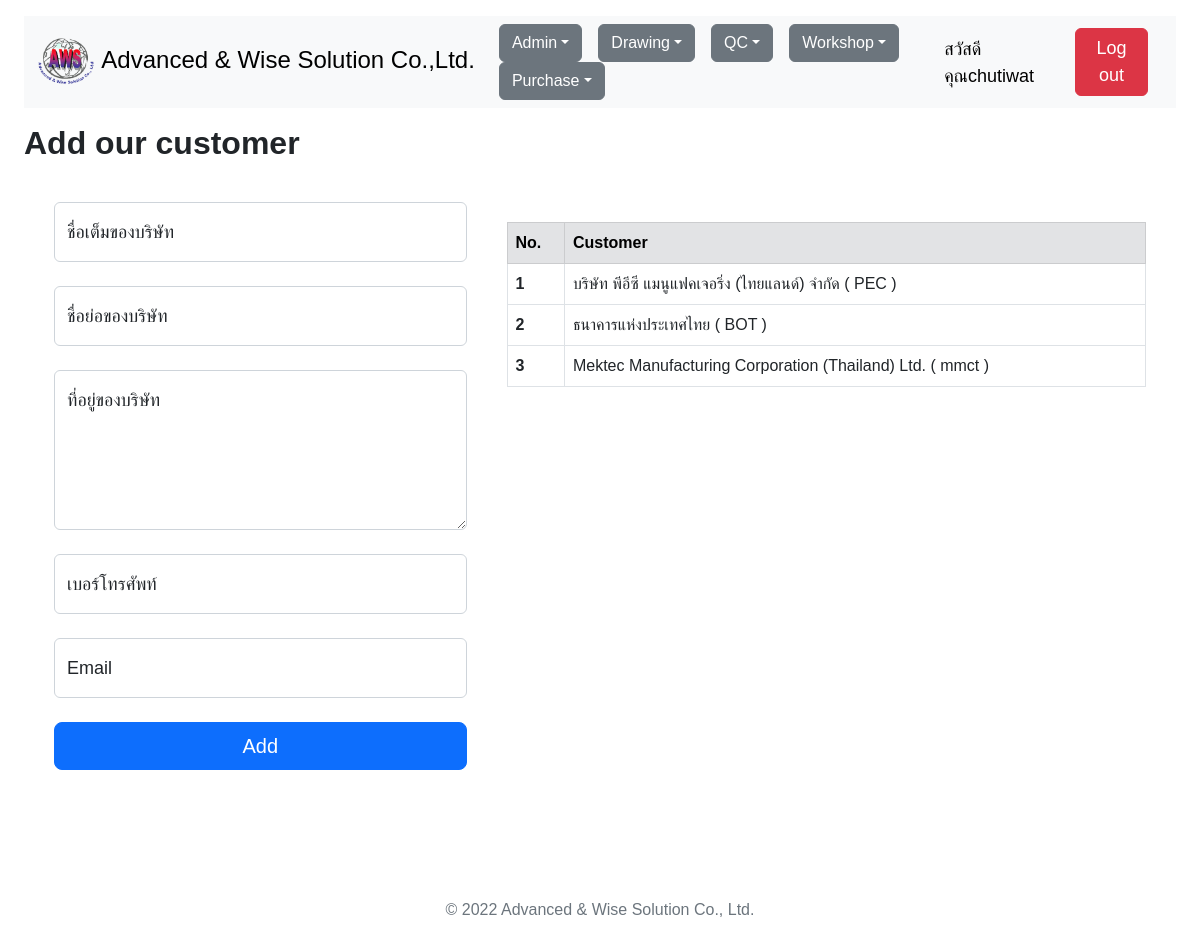
The app's page /aws-system-intranet/purchase-add-customer/ (signed in) with its own data.
### customer_section/models.py (models this page shows, shortened)
class Customers(models.Model):
    full_name = models.CharField(max_length=100)
    initial_name = models.CharField(max_length=10, null=True, blank=True)
    address = models.TextField(null=True, blank=True)
    telephone = models.CharField(max_length=20, null=True, blank=True)
    email = models.EmailField(max_length=250, null=True, blank=True)

### purchase_section/views.py (the view)
# urls.py: path('purchase-add-customer/', AddCustomer, name='purchase-add-customer'),
@login_required
def AddCustomer(request): #Ajax
    context = {}
    login_user_position_list = []
    login_user = request.user
    login_profile_id = EmployeeProfile.objects.get(user=login_user)
    login_position_id = ProfilePosition.objects.filter(profile_id = login_profile_id)
    all_position = CompanyPosition.objects.all()
    all_customer = Customers.objects.all()
    all_employee = User.objects.all()
    all_profile_position = ProfilePosition.objects.all().order_by('profile_id')
    context['all_position'] = all_position
    context['all_customer'] = all_customer
    context['all_employee'] = all_employee
    context['all_profile_position'] = all_profile_position
    admin_status = False
    for position_id in login_position_id:
        login_user_position = CompanyPosition.objects.get(position_name=position_id.position_id.position_name)
        login_user_position_list = np.append(login_user_position_list,login_user_position.position_name)
        if login_user_position.position_name =='purchasing' :
            	purchasing_status = True
    if len(login_user_position_list) != 0:
        context['position_list'] = login_user_position_list
        context['position_status'] = True
    else:
        context['position_status'] = False
    if 	purchasing_status:
        if request.method == "POST":
            data = request.POST.copy()
            if str(data.get('add_customer')) == '':
                customer_full_name = data.get('new_customer_full_name')
                customer_initial_name = data.get('new_customer_initial_name')
                customer_address = data.get('new_customer_address')
                customer_tel = data.get('new_customer_tel')
                customer_email = data.get('new_customer_email')
                check_customer_1 = Customers.objects.filter(full_name = customer_full_name)
                check_customer_2 = Customers.objects.filter(initial_name = customer_initial_name)
                if len(check_customer_1) == 0 and len(check_customer_2) == 0 and len(customer_full_name) != 0 and len(customer_initial_name) != 0 :
                    customer = Customers()
                    customer.full_name = customer_full_name
                    customer.initial_name = customer_initial_name
                    customer.address = customer_address
                    customer.telephone = customer_tel
                    customer.email = customer_email
                    customer.save()
                else:
                    context['add_customer_warning_msg'] = 'Invalid customer detail'
                return JsonResponse(context)
        else:
            return render(request, 'purchase_section/purchase_add_customer.html', context)
    else:
        return redirect('/')

### purchase_section/template/purchase_section/purchase_add_customer.html (shortened to what this page needs)
{% extends 'purchase_section/purchase-base.html' %}
{% block main-content %}
  <main class="form-group w-60 m-auto">
    <h1 class="h2 mb-3 fw-bold">Add our customer</h1>
    <br>
    <div class="grid-container-add-customer">
            <div style="padding-right: 20px; padding-left: 20px;" width="60vw">
                <form method="POST" novalidate>
                    <div class="form-floating">
                        <input type="text" class="form-control" id="new_customer_full_name" name="new_customer_full_name" placeholder="ชื่อเต็มของบริษัท" style="height: 60px;" required>
                        <label for="new_customer_full_name" style="font-size:18px;">ชื่อเต็มของบริษัท</label>
                    </div>
                    <br>
                    <div class="form-floating">
                        <input type="text" class="form-control" id="new_customer_initial_name" name="new_customer_initial_name" placeholder="ชื่อย่อของบริษัท" style="height: 60px;" required>
                        <label for="new_customer_initial_name" style="font-size:18px;">ชื่อย่อของบริษัท</label>
                    </div>
                    <br>
                    <div class="form-floating">
                        <textarea type="text" class="form-control" id="new_customer_address" name="new_customer_address" placeholder="ที่อยู่ของบริษัท" style="height: 20vh; font-size:18px;"></textarea>
                        <label for="new_customer_address" style="font-size:18px;">ที่อยู่ของบริษัท</label>
                    </div>
                    <br>
                    <div class="form-floating">
                        <input type="text" class="form-control" id="new_customer_tel" name="new_customer_tel" placeholder="เบอร์โทรศัพท์" style="height: 60px;">
                        <label for="new_customer_tel" style="font-size:18px;">เบอร์โทรศัพท์</label>
                    </div>
                    <br>
                    <div class="form-floating">
                        <input type="text" class="form-control" id="new_customer_email" name="new_customer_email" placeholder="Email" style="height: 60px;">
                        <label for="new_customer_email" style="font-size:18px;">Email</label>
                    </div>
                    <br>
                    <button class="w-100 btn btn-lg btn-primary" type="submit" name="add_customer">Add</button>
                </form>
            </div>
            <div style="padding: 20px;" width="60%">
                <table class="table table-bordered">
                    <thead class="table-secondary">
                        <tr>
                            <th scope="col">No.</th>
                            <th scope="col">Customer</th>
                        </tr>
                    </thead>
                    <tbody>
                        {% for customer in all_customer %}
                            <tr>
                                <th scope="row">{{ forloop.counter }}</th>
                                <td>{{ customer.full_name }}&nbsp;( {{customer.initial_name}} )</td>
                            </tr>
                        {% endfor %}
                    </tbody>
                </table>
            </div>
    </div>
  </main>
{% endblock main-content %}

### purchase_section/template/purchase_section/purchase-base.html (shortened to what this page needs)
{% load static %}
<!doctype html>
<html lang="en">
  <head>
    <link rel="stylesheet" href="{% static 'css/bootstrap.min.css' %}" >
    <link href="{% static 'css/MyCss.css' %}" rel="stylesheet" type="text/css">
  </head>
  <body onload="OnLoadDesign();">
    <div class="container-fluid py-3">
      <div class="container-fluid">
        <header>
          <nav class="navbar navbar-expand-lg navbar-light bg-light navbar-default">
            <div class="container-fluid">
              <div class="navbar-header">
                <a href="/" class="navbar-brand">
                  <span style="font-size:x-large; color:black;">
                  <img src="{% static 'img/AWS logo.png' %}" style="width:60px;" class="rounded-pill">
                  Advanced & Wise Solution Co.,Ltd.</span>
                </a>
              </div>
              <div class="collapse navbar-collapse" id="collapsibleNavbar">
                  <ul class="nav navbar-nav navbar-left">
                    {% if user.is_authenticated %}
                      {% if position_status == True %}
                        {% for position in position_list %}
                          {% if position == 'technician' %}
                            <li class="nav-item">
                              <div class="dropdown px-2">
                                <button class="btn btn-secondary dropdown-toggle" type="button" id="workshopDropdown" data-bs-toggle="dropdown" aria-expanded="false" >Workshop</button>
                              </div>
                            </li>
                          {% endif %}
                          {% if position == 'quality control' %}
                            <li class="nav-item">
                              <div class="dropdown px-2">
                                <button class="btn btn-secondary dropdown-toggle" type="button" id="qcDropdown" data-bs-toggle="dropdown" aria-expanded="false" >QC</button>
                              </div>
                            </li>
                          {% endif %}
                          {% if position == 'draftsman' %}
                            <li class="nav-item">
                              <div class="dropdown px-2">
                                <button class="btn btn-secondary dropdown-toggle" type="button" id="draftmanDropdown" data-bs-toggle="dropdown" aria-expanded="false" >Drawing</button>
                              </div>
                            </li>
                          {% endif %}
                          {% if position == 'administration' %}
                            <li class="nav-item">
                              <div class="dropdown px-2">
                                <button class="btn btn-secondary dropdown-toggle" type="button" id="adminDropdown" data-bs-toggle="dropdown" aria-expanded="false" >Admin</button>
                              </div>
                            </li>
                          {% endif %}
                          {% if position == 'purchasing' %}
                            <li class="nav-item">
                              <div class="dropdown px-2">
                                <button class="btn btn-secondary dropdown-toggle" type="button" id="purchaseDropdown" data-bs-toggle="dropdown" aria-expanded="false" >Purchase</button>
                              </div>
                            </li>
                          {% endif %}
                        {% endfor %}
                      </ul>
                      {% endif %}
                    {% endif %}
                    {% if user.is_authenticated %}
                  <form class="navbar-nav ms-auto mb-2 mb-lg-0" method="POST" action='{% url "logout-page" %}' novalidate>
                      <a style="font-size:large;" class="mt-2 mx-2 text-black text-decoration-none" href="{% url 'aws-system-home' %}" >สวัสดี &nbsp; คุณ{{ request.user.first_name }} &nbsp;&nbsp;</a>
                      <button style="font-size:large;" type="submit" class="me-3 btn btn-danger">Log out</button>
                    </form>
                    {% else %}
                    <form class="navbar-nav ms-auto mb-2 mb-lg-0">
                      <a style="font-size:large;" class=" text-black text-decoration-none" href="{% url 'login-page'%}">Log in</a>
                    </form>
                    {% endif %}
              </div>
            </div>
          </nav>
        </header>
      </div>
      <div class="container-fluid py-3">
        {% block main-content %}
        {% endblock main-content %}
      </div>
    </div>
  </body>
  <footer class="my-5 pt-5 text-muted text-center text-small">
    <p class="mb-1">&copy; 2022 Advanced & Wise Solution Co., Ltd.</p>
  </footer>
</html>

### purchase_section/template/purchase_section/purchase-base.html (style rules this page uses)
body { min-height: 100vh; font-family: Arial; }

### purchase_section/template/purchase_section/purchase_add_customer.html (style rules this page uses)
.grid-container-add-customer { display: grid; grid-template-columns: auto auto; padding-left: 10px; padding-right: 10px; }

### records on screen
Customers: full_name "บริษัท พีอีซี แมนูแฟคเจอริ่ง (ไทยแลนด์) จำกัด", initial_name "PEC"
Customers: full_name "ธนาคารแห่งประเทศไทย", initial_name "BOT"
Customers: full_name "Mektec Manufacturing Corporation (Thailand) Ltd.", initial_name "mmct"

### other values on screen
{{ request.user.first_name }} "chutiwat"
